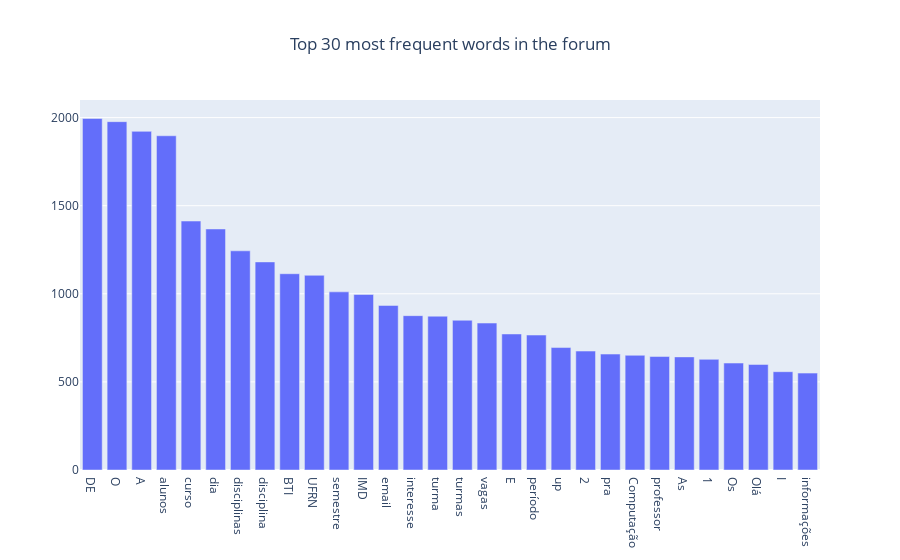
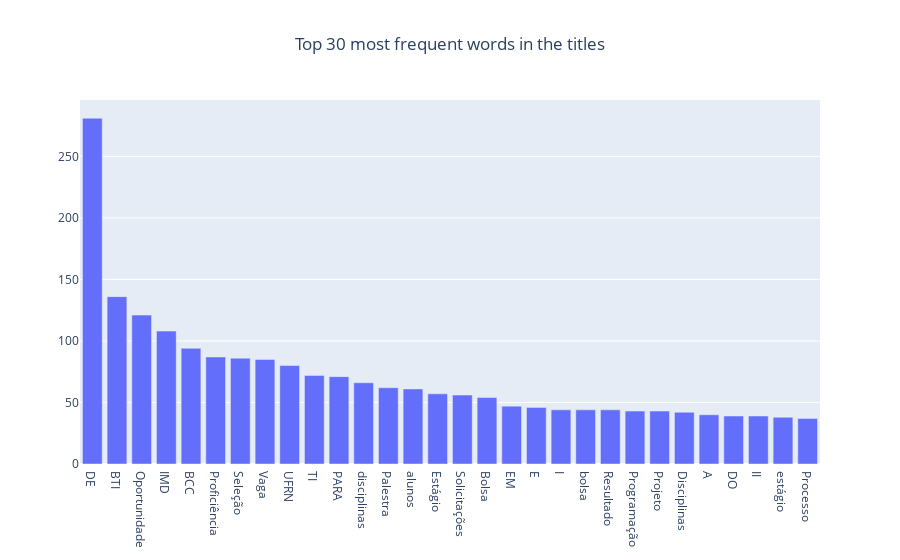

Notebook source saved alongside these figures, in order:
### Code cell
# Visualizing the most frequent words in various text data sets after stopwords have been removed
# These visualizations help to understand which words are most prevalent in each section of the dataset
# after filtering out common stopwords that typically don't contribute meaningful information.

# Plotting the most frequent words in the cleaned forum text
# The 'text_clean_no_stopwords' dataset contains the combined titles and content of the forum with stopwords removed.
# The histogram will display the top 30 most frequent words in this dataset, helping to highlight key themes and topics.
plot_histogram_word(text_clean_no_stopwords, 30, 'forum')

# Plotting the most frequent words in the cleaned titles
# The 'titles_clean_no_stopwords' dataset contains just the titles with stopwords removed.
# This histogram focuses on the most frequent terms used in titles, which can provide insights into the primary subjects and attract readers' attention.
plot_histogram_word(titles_clean_no_stopwords, 30, 'titles')

# Plotting the most frequent words in the cleaned content of the messages
# The 'content_clean_no_stopwords' dataset comprises the body text of messages with stopwords removed.
# Visualizing the top 30 most frequent words in this content helps to understand the main points of discussion or interest within the messages.
plot_histogram_word(content_clean_no_stopwords, 30, 'messages')

### Figure 1 — Plotly figure (JSON) as saved in the notebook; plotly's stock layout.template omitted (floating-point values rounded to 4 significant figures)
{"data": [{"type": "bar", "x": ["DE", "O", "A", "alunos", "curso", "dia", "disciplinas", "disciplina", "BTI", "UFRN", "semestre", "IMD", "email", "interesse", "turma", "turmas", "vagas", "E", "período", "up", "2", "pra", "Computação", "professor", "As", "1", "Os", "Olá", "I", "informações"], "y": [1995, 1977, 1922, 1897, 1413, 1368, 1244, 1181, 1114, 1105, 1011, 996, 934, 876, 873, 850, 834, 772, 766, 695, 675, 658, 651, 644, 642, 628, 607, 599, 558, 550]}], "layout": {"title": {"text": "Top 30 most frequent words in the forum", "x": 0.5}}}

### Figure 2 — Plotly figure (JSON) as saved in the notebook; plotly's stock layout.template omitted (floating-point values rounded to 4 significant figures)
{"data": [{"type": "bar", "x": ["DE", "BTI", "Oportunidade", "IMD", "BCC", "Proficiência", "Seleção", "Vaga", "UFRN", "TI", "PARA", "disciplinas", "Palestra", "alunos", "Estágio", "Solicitações", "Bolsa", "EM", "E", "I", "bolsa", "Resultado", "Programação", "Projeto", "Disciplinas", "A", "DO", "II", "estágio", "Processo"], "y": [281, 136, 121, 108, 94, 87, 86, 85, 80, 72, 71, 66, 62, 61, 57, 56, 54, 47, 46, 44, 44, 44, 43, 43, 42, 40, 39, 39, 38, 37]}], "layout": {"title": {"text": "Top 30 most frequent words in the titles", "x": 0.5}}}
